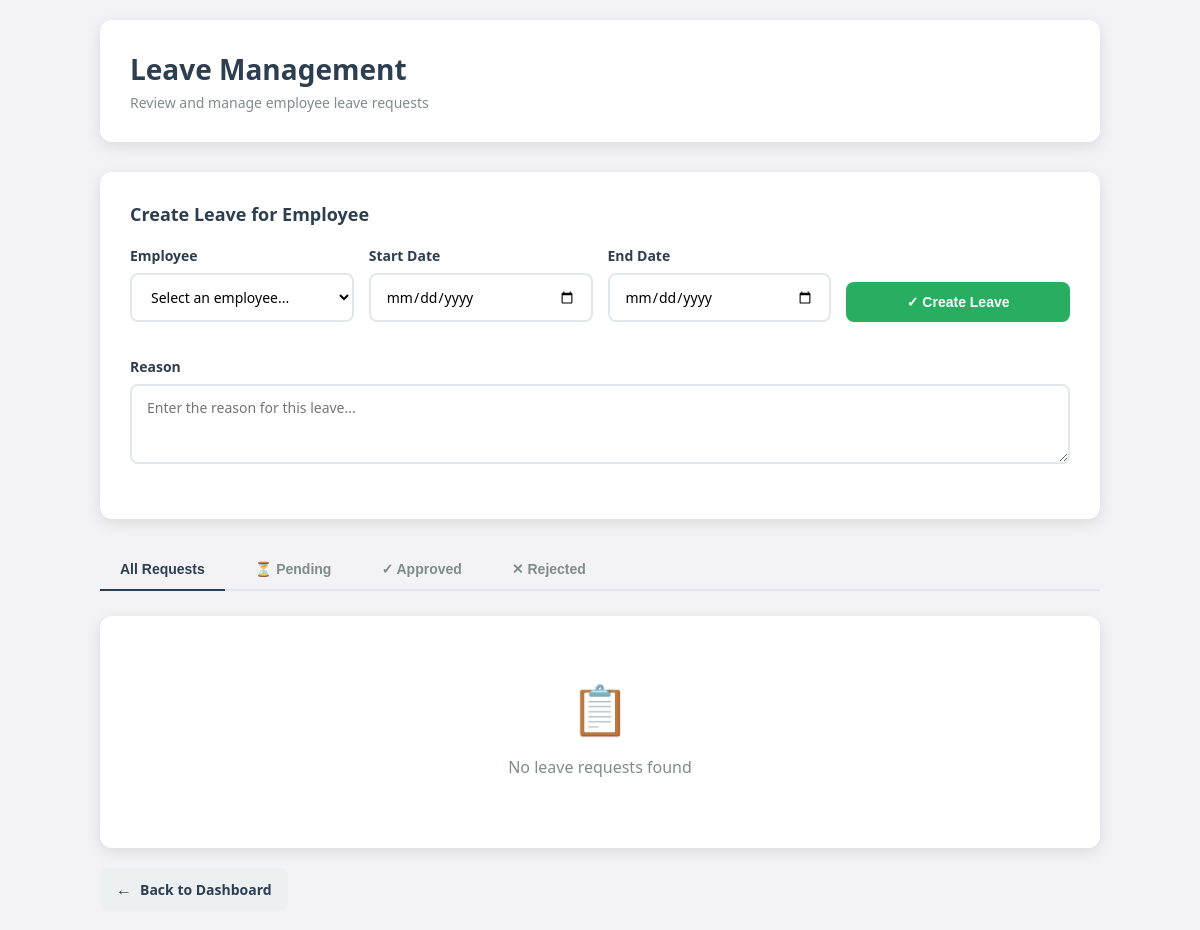
Page /manage-leaves/ (signed in) on the earlier database version.
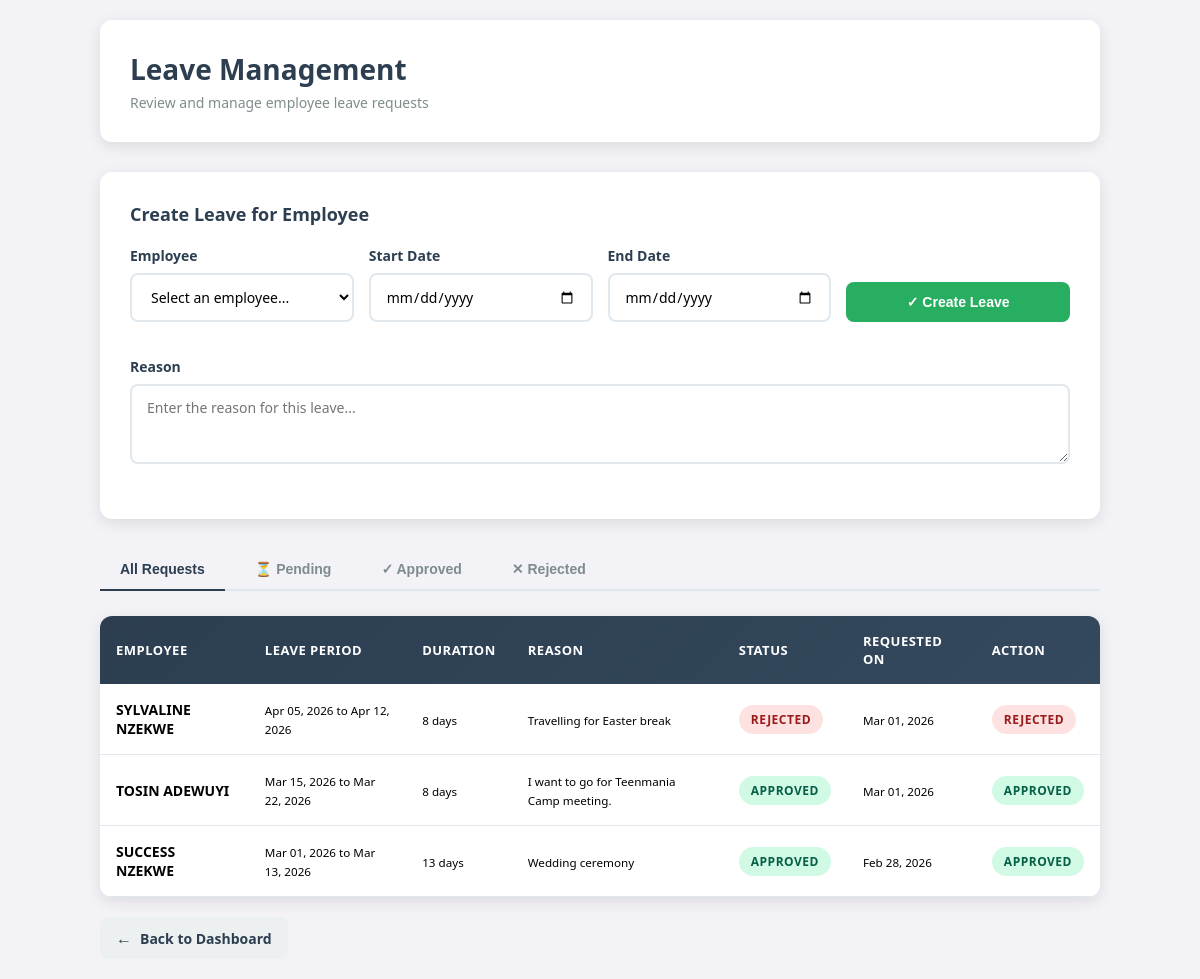
Same page on the later database version.
### attendance/models.py (models this page shows, shortened)
class Leave(models.Model):
    STATUS_CHOICES = [
        ('Pending', 'Pending'),
        ('Approved', 'Approved'),
        ('Rejected', 'Rejected'),
    ]
    user = models.ForeignKey(User, on_delete=models.CASCADE)
    start_date = models.DateField()
    end_date = models.DateField()
    reason = models.TextField()
    status = models.CharField(
        max_length=10,
        choices=STATUS_CHOICES,
        default='Pending'
    )
    approved_by = models.ForeignKey(
        User,
        on_delete=models.SET_NULL,
        null=True,
        blank=True,
        related_name='approved_leaves'
    )
    created_at = models.DateTimeField(auto_now_add=True)

### attendance/views.py (the view, shortened to what this page needs)
# urls.py: path('manage-leaves/',manage_leaves, name='manage_leaves'),
@staff_member_required
def manage_leaves(request):
    leaves = Leave.objects.all().order_by("-created_at")
    all_users = User.objects.filter(is_superuser=False).order_by('first_name', 'last_name')
    leave_durations = {}
    for leave in leaves:
        duration = (leave.end_date - leave.start_date).days + 1
        leave_durations[leave.id] = duration
    return render(request, "attendance/manage_leaves.html", {
        "leaves": leaves,
        "leave_durations": leave_durations,
        "all_users": all_users
    })

### attendance/templatetags/custom_filters.py (called while the page is built)
@register.filter
def get_item(dictionary, key):
    if dictionary is None:
        return None
    return dictionary.get(key, None)

### attendance/templates/attendance/manage_leaves.html (shortened to what the changed rows need)
 {% load static %}
{% load custom_filters %}
<!DOCTYPE html>
<html>
<head>
    <link rel="stylesheet" href="{% static 'attendance/leaves.css' %}">
</head>
<body>
<div class="container">
    <div class="page-header">
        <h2>Leave Management</h2>
    </div>
    <div class="tab-content active" id="all-content">
        <div class="table-container">
            {% if leaves %}
                <div class="table-responsive">
                    <table>
                        <thead>
                            <tr>
                                <th>Employee</th>
                                <th>Leave Period</th>
                                <th>Duration</th>
                                <th>Reason</th>
                                <th>Status</th>
                                <th>Requested On</th>
                                <th>Action</th>
                            </tr>
                        </thead>
                        <tbody>
                            {% for leave in leaves %}
                            <tr>
                                <td>
                                    <strong>{{ leave.user.get_full_name|default:leave.user.username }}</strong>
                                </td>
                                <td>
                                    <small>{{ leave.start_date|date:"M d, Y" }} to {{ leave.end_date|date:"M d, Y" }}</small>
                                </td>
                                <td>
                                    <small>{{ leave_durations|get_item:leave.id }} days</small>
                                </td>
                                <td>
                                    <small>{{ leave.reason|truncatewords:15 }}</small>
                                </td>
                                <td>
                                    <span class="status-badge status-{{ leave.status|lower }}">
                                        {{ leave.status }}
                                    </span>
                                </td>
                                <td>
                                    <small>{{ leave.created_at|date:"M d, Y" }}</small>
                                </td>
                                <td>
                                    {% if leave.status == "Pending" %}
                                        <div class="action-links">
                                            <a href="{% url 'update_leave_status' leave.id 'Approved' %}" class="action-link action-approve">
                                                Approve
                                            </a>
                                            <a href="{% url 'update_leave_status' leave.id 'Rejected' %}" class="action-link action-reject">
                                                Reject
                                            </a>
                                        </div>
                                    {% else %}
                                        <span class="status-badge status-{{ leave.status|lower }}">
                                            {{ leave.status }}
                                        </span>
                                    {% endif %}
                                </td>
                            </tr>
                            {% endfor %}
                        </tbody>
                    </table>
                </div>
            {% else %}
                <div class="empty-state">
                    <div class="empty-state-icon">📋</div>
                    <p>No leave requests found</p>
                </div>
            {% endif %}
        </div>
    </div>
</div>
</body>
</html>

Differences in the rows shown:
added Leave: user.get_full_name "SYLVALINE NZEKWE", start_date "Apr 05, 2026", end_date "Apr 12, 2026", id "8", reason "Travelling for Easter break", status "REJECTED", created_at "Mar 01, 2026"
added Leave: user.get_full_name "TOSIN ADEWUYI", start_date "Mar 15, 2026", end_date "Mar 22, 2026", id "8", reason "I want to go for Teenmania Camp meeting.", status "APPROVED", created_at "Mar 01, 2026"
added Leave: user.get_full_name "SUCCESS NZEKWE", start_date "Mar 01, 2026", end_date "Mar 13, 2026", id "13", reason "Wedding ceremony", status "APPROVED", created_at "Feb 28, 2026"
Other differences:
text no longer shown: "📋 No leave requests found"
text now shown: "EMPLOYEE LEAVE PERIOD DURATION REASON STATUS REQUESTED ON ACTION"
